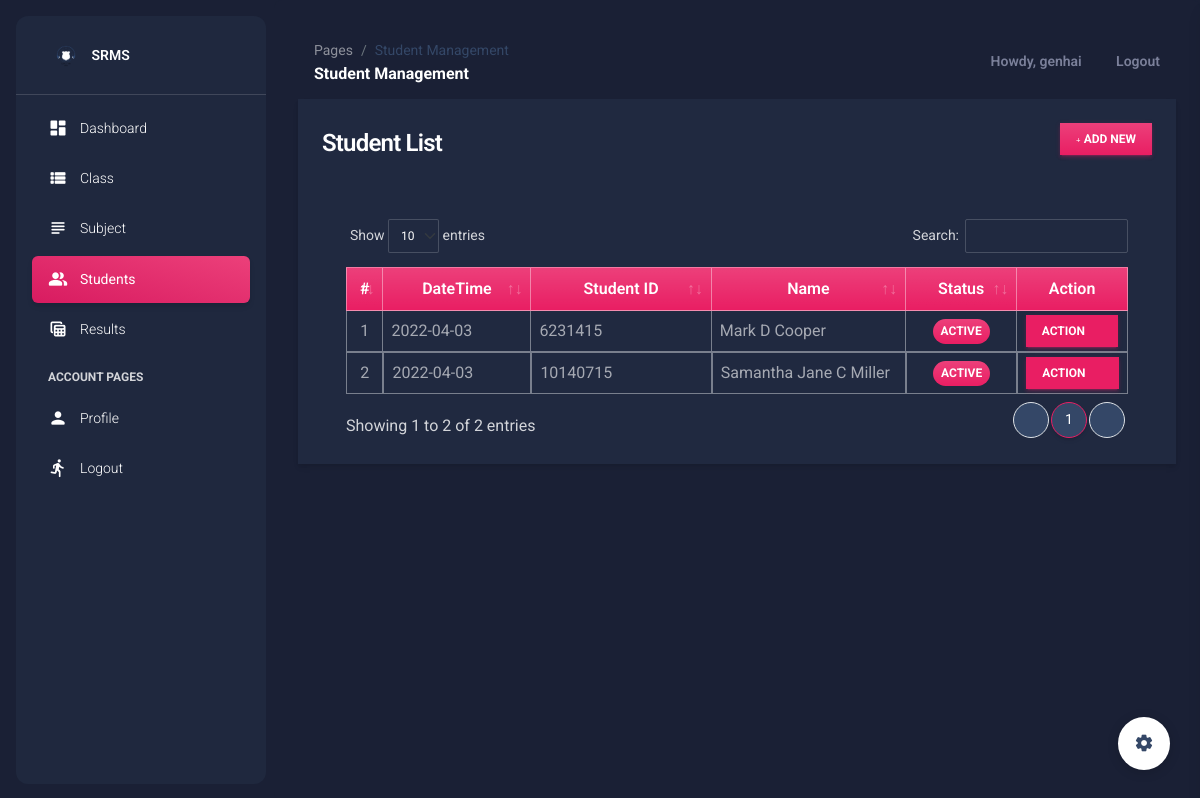
The page /student (signed in) on the database its author committed.
### srsApp/models.py (models this page shows, shortened)
class Student(models.Model):
    classI = models.ForeignKey(Class, on_delete=models.CASCADE)
    student_id = models.CharField(max_length=250)
    first_name = models.CharField(max_length=250)
    middle_name = models.CharField(max_length=250, blank=True, null=True)
    last_name = models.CharField(max_length=250)
    gender = models.CharField(max_length=20, choices=(('Male', 'Male'), ('Female', 'Female')), default=1)
    status = models.CharField(max_length=2, choices=(('1', 'Active'), ('2', 'Inactive')), default=1)
    date_created = models.DateTimeField(default=timezone.now)
    date_updated = models.DateTimeField(auto_now=True)
    def get_name(self):
        return str(self.first_name + " " + (
            str(self.middle_name + " " + self.last_name) if self.middle_name != '' else self.last_name))

### srsApp/views.py (the view)
# urls.py: path('student', views.student_mgt, name="student-page"),
@login_required
def student_mgt(request):
    context['page'] = 'student_mgt'
    context['page_title'] = 'Student Management'
    students = models.Student.objects.all()
    context['students'] = students
    return render(request, 'student_mgt.html', context)

### srsApp/forms.py (shortened to what this page needs)
class UpdateProfile(UserChangeForm):
    username = forms.CharField(max_length=250, help_text="The Username field is required.")
    email = forms.EmailField(max_length=250, help_text="The Email field is required.")
    first_name = forms.CharField(max_length=250, help_text="The First Name field is required.")
    last_name = forms.CharField(max_length=250, help_text="The Last Name field is required.")
    current_password = forms.CharField(max_length=250)
    class Meta:
        model = User
        fields = ('email', 'username', 'first_name', 'last_name')

### srsApp/templates/student_mgt.html (shortened to what this page needs)
{% extends 'layouts/base.html' %} {% load humanize %} {% block content %}
    <div class="container-fluid">
        <div class="col-lg-12 col-md-12 col-sm-12 col-xs-12">
            <div class="card card-default rounded-0 shadow ">
                <div class="card-header">
                    <div class="d-flex w-100 align-items-center justify-content-between">
                        <h4 class="card-title fw-bold">Student List</h4>
                        <div class="tools">
                            <button type="button" class="btn btn-primary rounded-0 bg-gradient btn-sm" id='add_new'><i
                                    class="fa fa-plus"></i> Add New
                            </button>
                        </div>
                    </div>
                </div>
                <div class="card-body">
                    <div class="container-fluid">
                        <table class="table table-bordered" id="student-list">
                            <colgroup>
                                <col width="5%">
                                <col width="20%">
                                <col width="25%">
                                <col width="25%">
                                <col width="15%">
                                <col width="10%">
                            </colgroup>
                            <thead>
                            <tr class="bg-gradient bg-primary bg-opacity-50 text-light">
                                <th class="px-2 py-2 text-center">#</th>
                                <th class="px-2 py-2 text-center">DateTime</th>
                                <th class="px-2 py-2 text-center">Student ID</th>
                                <th class="px-2 py-2 text-center">Name</th>
                                <th class="px-2 py-2 text-center">Status</th>
                                <th class="px-2 py-2 text-center">Action</th>
                            </tr>
                            </thead>
                            <tbody>
                            {% for student in students %}
                                <tr>
                                    <td class="px-2 py-1 align-middle text-center">{{ forloop.counter }}</td>
                                    <td class="px-2 py-1 align-middle">{{ student.date_created|date:"Y-m-d" }}</td>
                                    <td class="px-2 py-1 align-middle">{{ student.student_id }}</td>
                                    <td class="px-2 py-1 align-middle">{{ student.get_name }}</td>
                                    <td class="px-1 py-1 align-middle text-center">
                                        {% if student.status == '1' %}
                                            <span class="badge bg-primary bg-gradient rounded-pill px-2">Active</span> {% else %}
                                            <span class="badge bg-secondary bg-gradient rounded-pill px-2">Inactive</span> {% endif %}
                                    </td>
                                    <td class="px-2 py-1 align-middle text-center">
                                        <div class="dropdown">
                                            <button class="btn btn-primary btn-sm mb-0 rounded-0 dropdown-toggle"
                                                    type="button" id="actionBtn-{{ student.pk }}"
                                                    data-bs-toggle="dropdown" aria-expanded="false">
                                                Action
                                            </button>
                                        </div>
                                    </td>
                                </tr>
                            {% endfor %}
                            </tbody>
                        </table>
                    </div>
                </div>
            </div>
        </div>
    </div>
{% endblock content %}

### srsApp/templates/includes/navigation.html (shortened to what this page needs)
<nav class="navbar navbar-main navbar-expand-lg px-0 mx-4 shadow-none border-radius-xl position-sticky mt-4 top-1 z-index-sticky"
     id="navbarBlur" navbar-scroll="true">
    <div class="container-fluid py-1 px-3">
        <nav aria-label="breadcrumb">
            <ol class="breadcrumb bg-transparent mb-0 pb-0 pt-1 px-0 me-sm-6 me-5">
                <li class="breadcrumb-item text-sm"><a class="opacity-5 text-dark" href="javascript:">Pages</a></li>
                <li class="breadcrumb-item text-sm text-dark active" aria-current="page">{{ page_title }}</li>
            </ol>
            <h6 class="font-weight-bolder mb-0">{{ page_title }}</h6>
        </nav>
        <div class="collapse navbar-collapse mt-sm-0 mt-2 me-md-0 me-sm-4" id="navbar">
            <ul class="navbar-nav  justify-content-end">
                <li class="nav-item d-flex align-items-center">
                    <a href="" class="nav-link text-body font-weight-bold px-3">
                        <i class="fa fa-user me-sm-1"></i>
                        Howdy, {{ user.username }}
                    </a>
                </li>
                <li class="nav-item d-flex align-items-center">
                    <a href="{% url 'logout' %}" class="nav-link text-body font-weight-bold px-0">
                        <i class="fa fa-sign-out me-sm-1"></i>
                        <span class="d-sm-inline d-none">Logout</span>
                    </a>
                </li>
            </ul>
        </div>
    </div>
</nav>

### static/assets/default/css/style.css (style rules this page uses)
html, body { height: 100%; width: 100%; max-height: 100%; overflow: auto; display: flex; flex-direction: column; }
.dark-version .table tbody tr:last-child td { border-width: 1px !important; }

### rows shown on the page
Student: date_created "2022-04-03", student_id "6231415", get_name "Mark D Cooper", status "ACTIVE"
Student: date_created "2022-04-03", student_id "10140715", get_name "Samantha Jane C Miller", status "ACTIVE"

### other values the page prints
{{ short_name }} "SRMS"
{{ page_title }} "Student Management"
{{ user.username }} "genhai"
